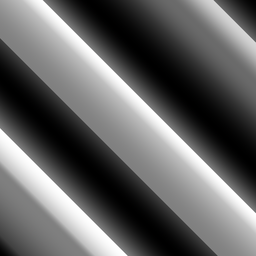
#> input picture Gradient.png, 256 x 256 px, shrunk from 1024 x 1024 before the run
$ jupyter execute 2D-FFT-AbgabeSielaff.ipynb
#> lines starting #> are read from the running program, lines starting #| are printed output that depends on the picture
[cell 1]
#Implementation of custom 2D-FFT
import time
import numpy as np
import matplotlib.pyplot as plt
import cv2

#helper-function to read an image
def read_img(img_path):
#> called with img_path = './Gradient.png'
    img = cv2.imread(img_path)
#> img is the input picture: shape (256, 256, 3); mean B, G, R 98.8, 98.8, 98.8
    img = cv2.cvtColor(img, cv2.COLOR_BGR2GRAY)
#> img: shape (256, 256)
    return img

#helper-functions to show an image
def show_img(img, figsize = (5, 5)):
    plt.figure(figsize = figsize)
    plt.imshow(img)
    plt.show()

def show_complex_img(img, figsize = (5, 5)):
    plt.figure(figsize = figsize)
    plt.imshow(np.log(abs(img)), interpolation='nearest')
    plt.show()


def customFFT(x):
    N = len(x)
    if N == 1:
        #zeroth-bin is just the sample itself; if periodic and well-behaved = 0
        return x
    else:
        #divide the input into even-indexed and odd-indexed sequences

        #store even elements
        x_even = x[::2]

        #store odd elements
        x_odd = x[1::2]

        #start the even fft recursive decimatation until 1 gets returned
        #'drive' resumes on the recursive 'parked' executions on N=2
        X_even = customFFT(x_even)
        X_odd = customFFT(x_odd)

        #taking N-roots from the complex plane
        W_N = np.exp(-2j * np.pi/(N) )

        X_k = np.zeros(N, dtype=np.complex128)

        #multiplying samples with evenly spaced roots on the complex plane; circle-symmetry allows k = N/2
        for k in range(N//2):
            X_k[k] = X_even[k] + W_N ** k * X_odd[k]
            X_k[k + N//2] = X_even[k] - W_N ** k * X_odd[k]

        return X_k

#transform values of greyscale-image
def FFT2D(img):

    xDim,yDim = img.shape
#> xDim = 256; yDim = 256

    #Container working in function
    temp_arr = np.zeros((xDim,yDim))
    img_arr = np.zeros((xDim,yDim))

    #Container to return
    XFrq = np.zeros((xDim,yDim), dtype = np.complex128)
    YFrq = np.zeros((xDim,yDim), dtype = np.complex128)

    #Prepare base-array for FFT
    for x in range(xDim):
        for y in range(yDim):
            img_arr[x][y] = img.item(x,y)

    #compute FFT for x-direction
    for xfrq in range(xDim):
        XFrq[xfrq] = customFFT(img_arr[xfrq])
#> this loop made 256 passes

    #get the Y-component
    temp_arr = XFrq.copy().transpose()

    for yfrq in range(yDim):
        YFrq[yfrq] = customFFT(temp_arr[yfrq])
#> in show_complex_img, `plt.show()`:
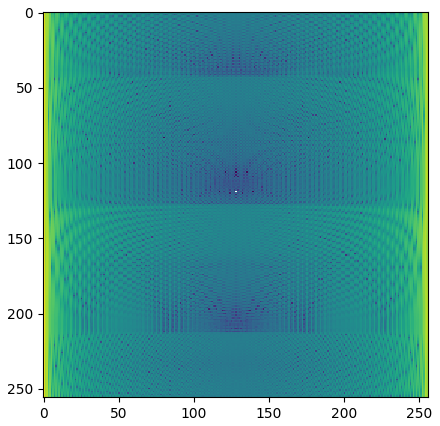
#> figure drawn by matplotlib, 1 panel
#> call 2 of show_complex_img, with img = array of shape (256, 256), figsize = (5, 5)
#> in show_complex_img (call 2), `plt.show()`:
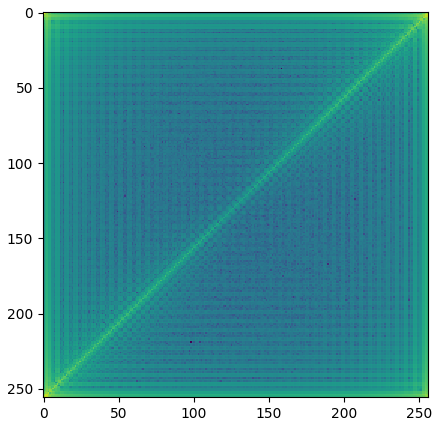
#> figure drawn by matplotlib, 1 panel

    return XFrq, YFrq


def customIFFT2D(Yk):

    YFrq = np.asarray(Yk, dtype = np.complex128)

    xDim, yDim = YFrq.shape

    temp_arr = np.zeros((xDim,yDim), dtype=np.complex128)
    img_arr = np.zeros((xDim,yDim), dtype = np.complex128)

    #Use the FFT to rotate back to the sample-data
    for rvrs_y in range(yDim):
        temp_arr[rvrs_y] = customFFT(Yk[rvrs_y])

    temp_arr = temp_arr.transpose()

    for rvrs_x in range(xDim):
        img_arr[rvrs_x] = customFFT(temp_arr[rvrs_x])

    return np.real(np.flip(img_arr))

[cell 2]
#load sample-data greyscale image 1024 x 1024

img_path = "./Gradient.png"
img = read_img(img_path)
show_img(img)

[cell 3]
#measure the exectution time
st = time.process_time()

#compute the 2D-FFT
Xk, Yk = FFT2D(img)

et = time.process_time()
res = et - st

#lenovo legion 5 15ach
print('CPU Execution time:', res, 'seconds')

[cell 4]
#show frequency Images

show_complex_img(Xk)

show_complex_img(Yk)

[cell 5]
#compute the inverse 2D FFT
restored_img = customIFFT2D(Yk)

[cell 6]
#show restored image data
show_img(restored_img)

[cell 7]
#Comparision with np.fft.fft
XF_np = np.fft.fft(img)

#measure the exectution time
st2 = time.process_time()

#use numpy's 2D-FFT
YF_np = np.fft.fft2(img)


et2 = time.process_time()
res2 = et2 - st2


print('CPU Execution time:', res2, 'seconds')
img_np = np.fft.ifft2(YF_np)

[cell 8]
#Show the numpy.fftFrequency-Images
show_complex_img(XF_np)
show_complex_img(YF_np)

[cell 9]
#show restored image
show_img(abs(img_np))
#> call 3 of show_img, with figsize = (5, 5)
#> in show_img (call 3), `plt.show()`:
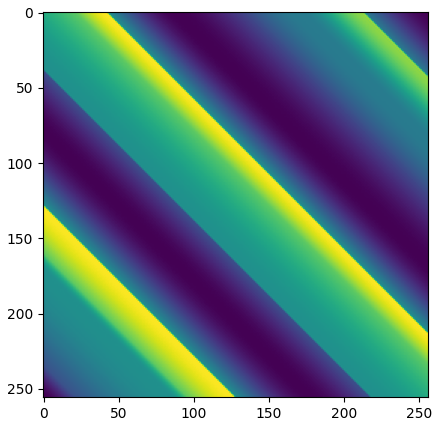
#> figure drawn by matplotlib, 1 panel
